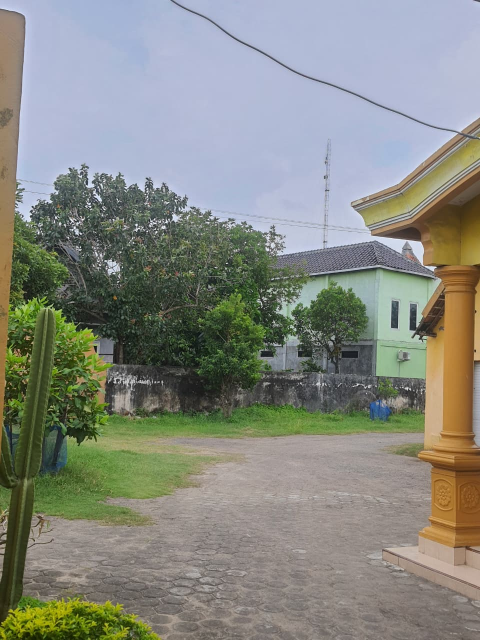
#> input picture azhar.jpeg, 960 x 1280 px (shown at 1/2 size)
$ python dataset.py
#> lines starting #> are read from the running program, lines starting #| are printed output that depends on the picture
import cv2
import numpy as np
import os

os.makedirs("dataset", exist_ok=True)

img = cv2.imread("azhar.jpeg")
#> img is the input picture: shape (1280, 960, 3); mean B, G, R 128.9, 137.4, 134.7
if img is None:
    print("Gambar input.jpg tidak ditemukan!")
    exit()

h, w = img.shape[:2]
#> h = 1280; w = 960

M = cv2.getRotationMatrix2D((w/2,h/2),45,1)
rotated = cv2.warpAffine(img,M,(w,h))
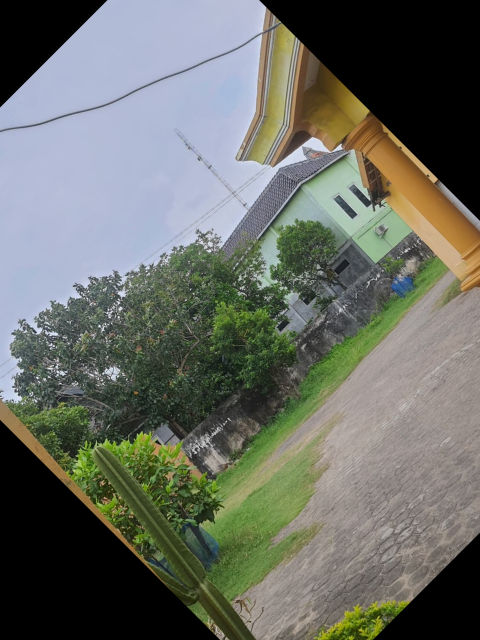
#> rotated: shape (1280, 960, 3) (shown at 1/2 size); mean B, G, R 100, 108.1, 104.6

scaled = cv2.resize(img,None,fx=0.6,fy=0.6)
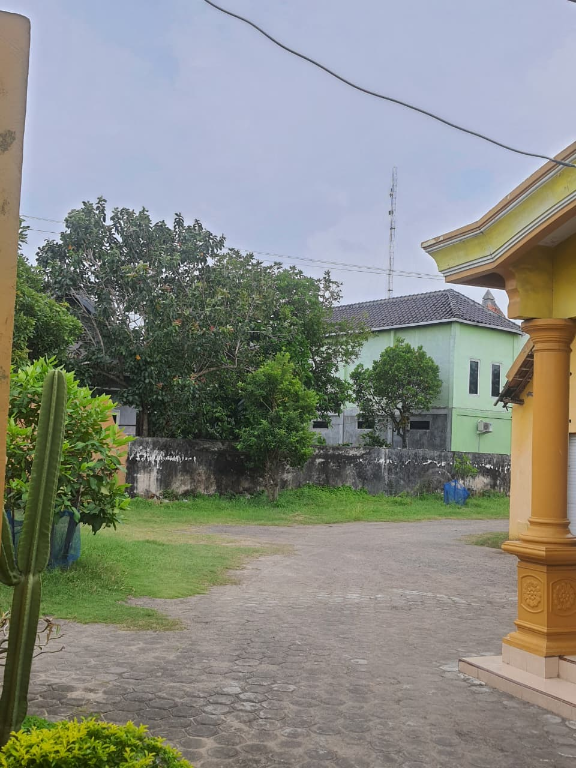
#> scaled: shape (768, 576, 3); mean B, G, R 128.9, 137.4, 134.6

blur = cv2.GaussianBlur(img,(11,11),0)

dark = (img * 0.4).astype(np.uint8)
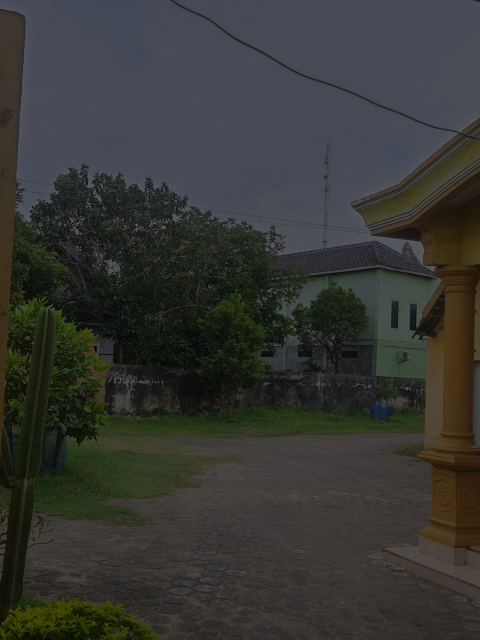
#> dark: shape (1280, 960, 3) (shown at 1/2 size); mean B, G, R 51.2, 54.5, 53.5

pts1 = np.float32([[0,0],[w,0],[0,h],[w,h]])
pts2 = np.float32([[20,30],[w-20,0],[0,h],[w,h-50]])
M = cv2.getPerspectiveTransform(pts1,pts2)
persp = cv2.warpPerspective(img,M,(w,h))
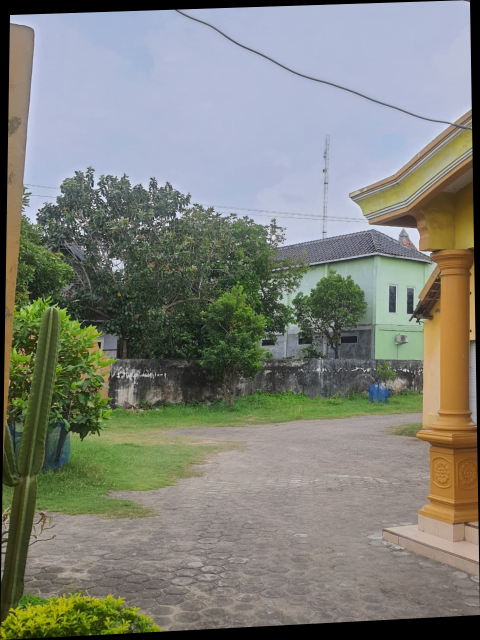
#> persp: shape (1280, 960, 3) (shown at 1/2 size); mean B, G, R 120.8, 129.5, 127

cv2.imwrite("dataset/original.jpg",img)
cv2.imwrite("dataset/rotate.jpg",rotated)
cv2.imwrite("dataset/scale.jpg",scaled)
cv2.imwrite("dataset/blur.jpg",blur)
cv2.imwrite("dataset/dark.jpg",dark)
cv2.imwrite("dataset/perspective.jpg",persp)

print("Dataset berhasil dibuat!")
